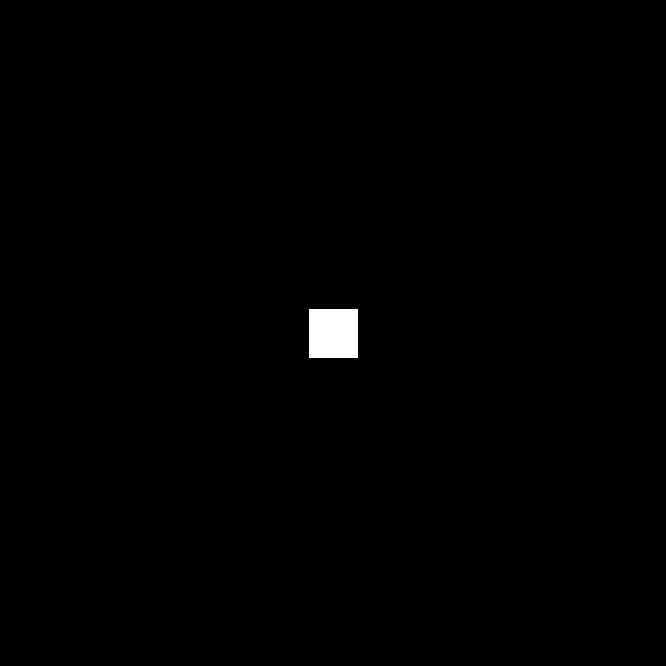
Frame 1 (no input)
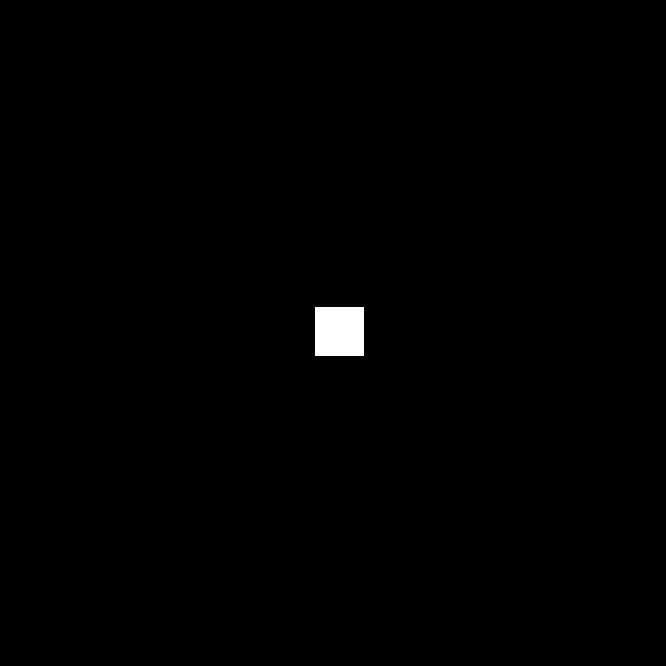
Frame 60 (the mouse pressed at the canvas centre just before this capture)
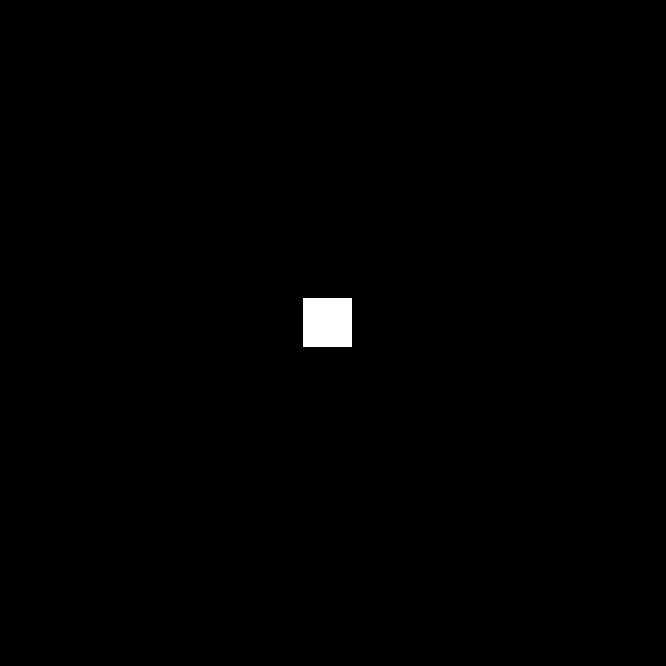
Frame 120 (the mouse held since frame 60 and released just before this capture)

The Processing sketch that drew these frames (run headless with seeded random() and noise(); from frame 60 on, the mouse is pressed at the canvas centre):

// Processing sketch: demo_241008a_uzumaki
// ── demo_241008a_uzumaki.pde
void setup(){
  size(666, 666); // hail satan
  rectMode(CENTER);
  background(0);
  noSmooth();
}

void draw(){ 
  // every 100 frames, set the color to something random
  if(frameCount % 100 == 0){
    fill(random(255), random(255), random(255));
    println("blip!");
  } else {
    fill(#ffffff);
  }
  
  // origin at center
  translate(width/2, height/2);
  
  // draw a square that spirals out
  // (radius and theta steadily increase)
  square(sin(frameCount * 0.03) * frameCount * 0.1,
         cos(frameCount * 0.03) * frameCount * 0.1, 
         50);
         
}
